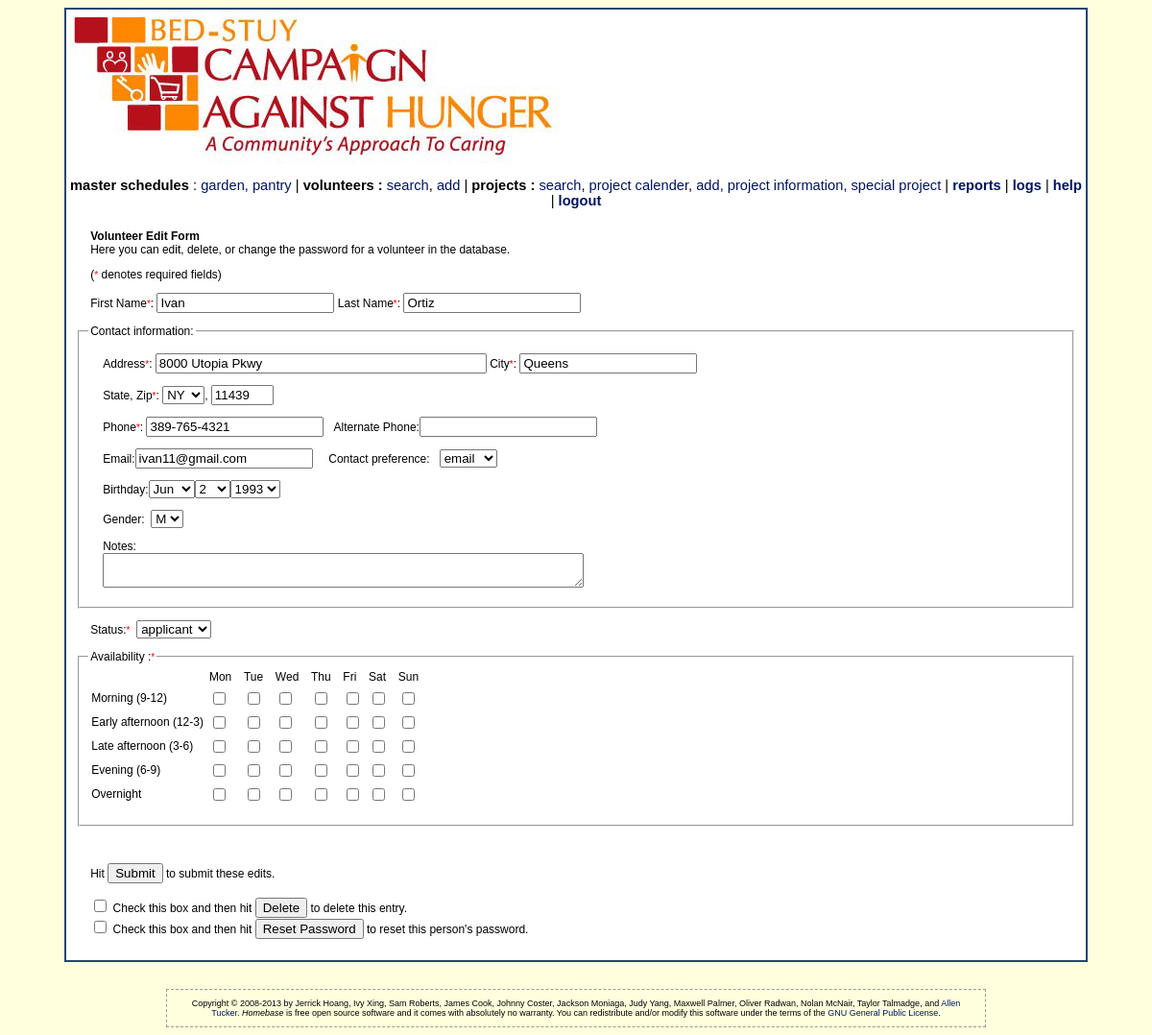
Screenshot of /personEdit.php?id=Ivan3897654321 (signed in) with the database file from the repository.
### tables this page shows
CREATE TABLE IF NOT EXISTS `PERSON` (
  `ID` varchar(25) NOT NULL,
  `NAMEFIRST` varchar(20) NOT NULL,
  `NAMELAST` varchar(25) NOT NULL,
  `BIRTHDAY` varchar(11) NOT NULL, 
  `GENDER` varchar(1) NOT NULL,
  `ADDRESS` varchar(40) NOT NULL,
  `CITY` varchar(25) NOT NULL,
  `STATE` varchar(2) NOT NULL,
  `ZIP` varchar(5) NOT NULL,
  `PHONE1` varchar(12) NOT NULL,
  `PHONE2` varchar(12) DEFAULT NULL,
  `EMAIL` varchar(30) NOT NULL,
  `TYPE` varchar(15) NOT NULL COMMENT 'Denotes wether a manager, volunteer or guest',
  `STATUS` varchar(15) COMMENT 'values could be applicant or approved for volunteer, null for  manager',
  `SCHEDULE` varchar(100) NOT NULL COMMENT 'Dates scheduled for voliunteering',
  `NOTES` varchar(200) NOT NULL,
  `PASSWORD`  text NOT NULL,
  `AVAILABILITY` varchar(580) NOT NULL COMMENT 'days and times free for volunteering',
   `CONTACTPREFERENCE` varchar(15) NOT NULL COMMENT 'either email, mail or phone number',
  PRIMARY KEY (`ID`)
);

### database/dbinfo.php (called while the page is built, shortened)
<?php
    function connect() {
        $host = "localhost";
        $database = "dbbscah";
        $user = "dbbscah";
        $pass = "cus1166";
        $connected = mysql_connect($host, $user, $pass);
        $selected = mysql_select_db($database, $connected);
        if (!$selected) {
            return mysql_error();
        }
        else {
            return true;
        }
    }
?>

### database/dbPersons.php (called while the page is built, shortened)
<?php
    include_once('dbinfo.php');
    include_once(dirname(__FILE__) . '/../domain/Person.php');
    function retrieve_person($id) {
        $query = "SELECT * FROM PERSON WHERE ID = '" . $id . "'";
        $result = mysql_query($query);
        $result_row = mysql_fetch_assoc($result);
        $thePerson = make_a_person($result_row);
        return $thePerson;
    }
    function make_a_person($result_row) {
        $thePerson = new Person(
            $result_row['NAMEFIRST'],
            $result_row['NAMELAST'],
            $result_row['BIRTHDAY'],
            $result_row['GENDER'],
            $result_row['ADDRESS'],
            $result_row['CITY'],
            $result_row['STATE'],
            $result_row['ZIP'],
            $result_row['PHONE1'],
            $result_row['PHONE2'],
            $result_row['EMAIL'],
            $result_row['TYPE'],
            $result_row['STATUS'],
            $result_row['SCHEDULE'],
            $result_row['NOTES'],
            $result_row['PASSWORD'],
            $result_row['AVAILABILITY'],
            $result_row['CONTACTPREFERENCE']
        );
        return $thePerson;
    }
    function phone_edit($phone) {
        if ($phone != "") {
            return substr($phone, 0, 3) . "-" . substr($phone, 3, 3) . "-" . substr($phone, 6);
        }
        else {
            return "";
        }
    }
?>

### domain/Person.php (called while the page is built, shortened)
<?php
    include_once(dirname(__FILE__) . '/../database/dbPersons.php');
    class Person {
        private $ID;
        private $NameFirst;
        private $NameLast;
        private $Gender;
        private $Address;
        private $City;
        private $State;
        private $Zip;
        private $Phone1;
        private $Phone2;
        private $Email;
        private $Type;
        private $Status;
        private $Password;
        private $Availability;
        private $Contact_Preference;
        function __construct($fname, $lname, $bday, $gender, $addr, $city, $state, $zip, $ph1, $ph2, $email,
            $type, $status, $sch, $notes, $pswd, $avail, $cont_pref) {
            $this->ID = $fname . $ph1;
            $this->NameFirst = $fname;
            $this->NameLast = $lname;
            $this->Gender = $gender;
            $this->Address = $addr;
            $this->City = $city;
            $this->State = $state;
            $this->Zip = $zip;
            $this->Phone1 = $ph1;
            $this->Phone2 = $ph2;
            $this->Email = $email;
            $this->Type = $type;
            $this->Status = $status;
            $this->Password = $pswd;
            if ($avail == "") {
                $this->Availability = [];
            }
            else {
                $this->Availability = explode(',', $avail);
            }
            $this->Contact_Preference = $cont_pref;
        }
        function get_id() {
            return $this->ID;
        }
        function get_first_name() {
            return $this->NameFirst;
        }
        function get_last_name() {
            return $this->NameLast;
        }
        function get_gender() {
            return $this->Gender;
        }
        function get_address() {
            return $this->Address;
        }
        function get_city() {
            return $this->City;
        }
        function get_state() {
            return $this->State;
        }
        function get_zip() {
            return $this->Zip;
        }
        function get_phone1() {
            return $this->Phone1;
        }
        function get_phone2() {
            return $this->Phone2;
        }
        function get_email() {
            return $this->Email;
        }
        function get_type() {
            return $this->Type;
        }
        function get_status() {
            return $this->Status;
        }
        function get_password() {
            return $this->Password;
        }
        function get_availability() {
            return $this->Availability;
        }
        function get_contact_preference() {
            return $this->Contact_Preference;
        }
    }
?>

### personForm.inc (the view, shortened to what this page needs)
<?php
    if ($_SESSION['access_level'] == 0) {
        echo('<p><strong>New Volunteer Application Form</strong><br />');
        echo('Please provide us with some basic information about yourself and your interests.' .
            '<br>When you are finished, hit <b>Submit</b> at the bottom of this page.');
    }
    else {
        if ($_SESSION['access_level'] == 1) {
            if ($_SESSION['_id'] != $person->get_id()) {
                echo("<p id=\"error\">You do not have sufficient permissions to edit this user.</p>");
                include('footer.inc');
                echo('</div></div></body></html>');
                die();
            }
            else {
                echo('<p><strong>Volunteer Edit Form</strong><br />');
                echo('Here you can edit your own information in the database.' .
                    '<br>When you are finished, hit <b>Submit</b> at the bottom of this page.');
            }
        }
        else {
            if ($_SESSION['access_level'] == 2) {
                if ($id == 'new') {
                    echo('<p><strong>New Volunteer Form</strong><br />');
                    echo('Here you can add a new volunteer into the database. </p>');
                }
                else {
                    echo('<p><strong>Volunteer Edit Form</strong><br />');
                    echo('Here you can edit, delete, or change the password for a volunteer in the database.</p><p>');
                }
            }
            else {
                echo("<p id=\"error\">You do not have sufficient permissions to add a new person to the database.</p>");
                include('footer.inc');
                echo('</div></div></body></html>');
                die();
            }
        }
    }
?>
<form method="POST">
<p>(<span style="font-size:x-small;color:FF0000">*</span> denotes required fields)
<p>First Name<span style="font-size:x-small;color:FF0000">*</span>: <input type="text" name="first_name" tabindex="1"
                                                                           value="<?PHP echo($person->get_first_name()) ?>">
    Last Name<span style="font-size:x-small;color:FF0000">*</span>: <input type="text" name="last_name" tabindex="2"
                                                                           value="<?PHP echo($person->get_last_name()) ?>">
<fieldset>
    <legend>Contact information:</legend>
    <p>Address<span style="font-size:x-small;color:FF0000">*</span>: <input type="text" name="address" tabindex="3"
                                                                            size=40
                                                                            value="<?PHP echo($person->get_address()) ?>">
        City<span style="font-size:x-small;color:FF0000">*</span>: <input type="text" name="city" tabindex="4"
                                                                          value="<?PHP echo($person->get_city()) ?>">
    <p>State, Zip<span style="font-size:x-small;color:FF0000">*</span>:
        <select name="state" tabindex="5">
            <?PHP
                $states =
                    ["AL", "AK", "AZ", "AR", "CA", "CO", "CT", "DE", "DC", "FL", "GA", "HI", "ID", "IL", "IN", "IA",
                        "KS", "KY", "LA", "ME", "MD", "MA", "MI", "MN", "MS", "MO", "MT", "NE", "NV", "NH", "NJ", "NM",
                        "NY", "NC", "ND", "OH", "OK", "OR", "PA", "RI", "SC", "SD", "TN", "TX", "UT", "VT", "VA", "WA",
                        "WV", "WI", "WY"];
                foreach ($states as $st) {
                    echo "<option value='" . $st . "' ";
                    if ($person->get_state() == $st) {
                        echo("SELECTED");
                    }
                    else {
                        if ($id == "new" && $st == "ME") {
                            echo("SELECTED");
                        }
                    }
                    echo ">" . $st . "</option>";
                }
            ?>
        </select>,
        <input type="text" name="zip" size="5" tabindex="6" value="<?PHP echo($person->get_zip()) ?>">
    <p>Phone<span style="font-size:x-small;color:FF0000">*</span>: <input type="text" name="phone1" MAXLENGTH=12
                                                                          tabindex="7"
                                                                          value="<?PHP echo(phone_edit($person->get_phone1())) ?>">
        &nbsp;&nbsp;Alternate Phone:<input type="text" name="phone2" MAXLENGTH=12 tabindex="8"
                                           value="<?PHP echo(phone_edit($person->get_phone2())) ?>">
    <p>Email:<input type="text" name="email" tabindex="9" value="<?PHP echo($person->get_email()) ?>">
        &nbsp;&nbsp;&nbsp;&nbsp;Contact preference:&nbsp;&nbsp;
        <?PHP
            echo('<select name="contact_preference">');
            echo('<option value="email"');
            if ($person->get_contact_preference() == 'email') {
                echo(' SELECTED');
            }
            echo('>email</option>');
            echo('</select>');
            echo '<p>Birthday:';
            $mm = substr($person->get_birthday(), 0, 2);
            $dd = substr($person->get_birthday(), 3, 2);
            $yy = substr($person->get_birthday(), 6, 2);
            select_date($mm, $dd, $yy, "DateOfBirth_Month", "DateOfBirth_Day", "DateOfBirth_Year");
            echo('<p>Gender:&nbsp;&nbsp;');
            echo('<select name="gender">');
            echo('<option value="M"');
            if ($person->get_gender() == 'M') {
                echo(' SELECTED');
            }
            echo('>M</option>');
            echo('</select>');
            echo('<p>Notes:<br />');
            echo('<textarea name="notes" rows="2" cols="60">');
            echo('</textarea></fieldset>');
            echo('<p>Status:');
            echo('<span style="font-size:x-small;color:FF0000">*</span>&nbsp;&nbsp;');
            echo('<select name="status">');
            if ($_SESSION['access_level'] == 0) {
                echo('<option value="applicant"');
                echo(' SELECTED');
                echo('>applicant</option>');
            }
            else {
                echo('<option value="applicant"');
                if ($person->get_status() == 'applicant') {
                    echo(' SELECTED');
                }
                echo('>applicant</option>');
            }
            echo('</select>');
        ?>
    <fieldset id='availability'>
        <legend>Availability :<span style="font-size:x-small;color:FF0000">*</span></legend>
        <span class="bigTable">
            <table>
                <?PHP
                    $shifts = ['Morning(9-12)' => 'Morning (9-12)', 'EarlyPM(12-3)' => 'Early afternoon (12-3)',
                        'LatePM(3-6)' => 'Late afternoon (3-6)',
                        'Evening(6-9)' => 'Evening (6-9)', 'Overnight' => "Overnight"];
                    $workdays = ['Mon', 'Tue', 'Wed', 'Thu', 'Fri', 'Sat', 'Sun'];
                    echo "<table>" .
                        "<tr><td> &nbsp;&nbsp;</td><td>Mon&nbsp;&nbsp;</td><td>Tue&nbsp;&nbsp;</td><td>Wed&nbsp;&nbsp;</td>" .
                        "<td>Thu&nbsp;&nbsp;</td><td>Fri&nbsp;&nbsp;</td><td>Sat&nbsp;&nbsp;</td><td>Sun</td></tr>";
                    foreach ($shifts as $weeknum => $weekvalues) {
                        echo('<tr><td>' . $weekvalues . '</td>');
                        foreach ($workdays as $day) {
                            $realkey = $day . ":" . $weeknum;
                            echo('<td><input type="checkbox" name="availability[]" value=' . $realkey);
                            if (in_array($day . ":" . $weeknum, $person->get_availability())) {
                                echo(' checked');
                            }
                            echo('></td>');
                        }
                        echo('</tr>');
                    }
                    echo "</table><p>";
                ?>
            </table>
        </span>
</p>
<p>
    <?PHP
        echo('<input type="hidden" name="_submit_check" value="1"><p>');
        if ($_SESSION['access_level'] == 0) {
            echo('Hit <input type="submit" value="Submit" name="Submit Edits"> to complete this application.<br /><br />');
        }
        else {
            echo('Hit <input type="submit" value="Submit" name="Submit Edits"> to submit these edits.<br /><br />');
        }
        if ($id != 'new' && $_SESSION['access_level'] >= 2) {
            echo('<input type="checkbox" name="deleteMe" value="DELETE"> Check this box and then hit ' .
                '<input type="submit" value="Delete" name="Delete Entry"> to delete this entry. <br />' .
                '<input type="checkbox" name="reset_pass" value="RESET"> Check this box and then hit ' .
                '<input type="submit" value="Reset Password" name="Reset Password"> to reset this person\'s password.</p>');
        }
        function &select_date($month, $day, $year, $month_name, $day_name, $year_name) {
            $months = ['', 'Jan', 'Feb', 'Mar', 'Apr', 'May', 'Jun', 'Jul', 'Aug', 'Sep', 'Oct', 'Nov', 'Dec'];
            echo('<select name=' . $month_name . '><option value=""></option>');
            for ($i = 1; $i <= 12; $i++) {
                echo '<option value=' . (($i < 10) ? "0" . $i : $i);
                if ($month == $i) {
                    echo(' SELECTED');
                }
                echo '>' . $months[$i] . ' </option>';
            }
            echo "</select>";
            echo '<select name=' . $day_name . '><option value=""></option>';
            for ($i = 1; $i <= 31; $i++) {
                echo '<option value=' . (($i < 10) ? "0" . $i : $i);
                if ($day == $i) {
                    echo(' SELECTED');
                }
                echo '>' . $i . ' </option>';
            }
            echo "</select>";
            echo '<select name=' . $year_name . '><option value=""></option>';
            $start_year = date("Y") + 1;
            for ($i = $start_year; $i >= ($start_year - 90); $i--) {
                echo '<option value=' . substr($i, 2, 2);
                if ($year == substr($i, 2, 2)) {
                    echo(' SELECTED');
                }
                echo '>' . $i . ' </option>';
            }
            echo "</select>";
        }
    ?>
</form>

### styles.css (style rules this page uses)
body { background: #FFFFDD; font-family: verdana, arial, sans-serif; font-size: 12px; color: #000000; }
p { padding-left: 15px; padding-right: 15px; }
table { border-collapse: collapse; font-family: verdana, arial, sans-serif; }
td { border: none; font-size: 12px; padding: 3px; }

### rows the page displays
person: first_name "Ivan", last_name "Ortiz", address "8000 Utopia Pkwy", city "Queens", zip "11439", phone1 "389-765-4321", email "ivan11@gmail.com"

### other values shown
$weekvalues "Morning (9-12)"
$weekvalues "Early afternoon (12-3)"
$weekvalues "Late afternoon (3-6)"
$weekvalues "Evening (6-9)"
$weekvalues "Overnight"
form field state "NY"
form field DateOfBirth_Month "Jun"
form field DateOfBirth_Day "2"
form field DateOfBirth_Year "1993"
